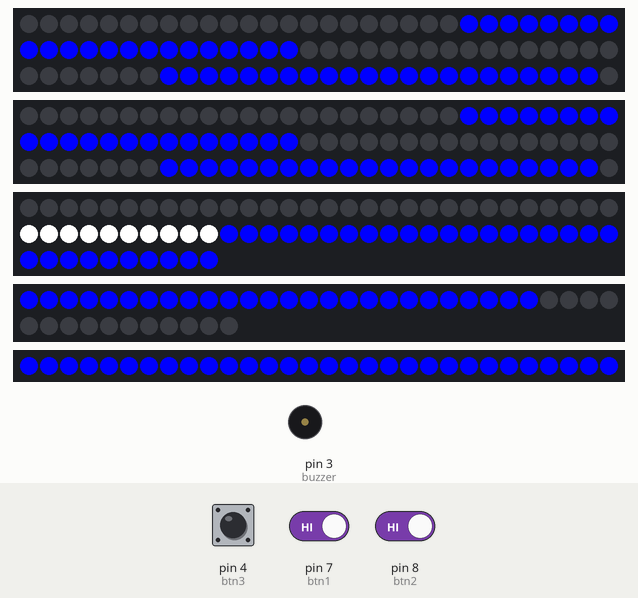
Simulated run of this sketch. Board: Arduino Uno, built with avr-gcc and run on an emulated ATmega328P. On the bench: 2 × 90 RGB LEDs in strip order, left to right, continuing on the next row, 70 RGB LEDs in strip order, left to right, continuing on the next row, 41 RGB LEDs in strip order, left to right, continuing on the next row, 30 RGB LEDs in strip order, left to right, buzzer (waves = sounding). The inputs (shaded band) are chosen by the test bench; at power-on: pin 4 (btn3) HIGH, pin 7 (btn1) HIGH, pin 8 (btn2) HIGH. Dim RGB values are drawn brighter than linear.

Above: at 4.47 s.
4.9 s: pin 4 (btn3) pulled LOW for 1 s
At 5.71 s:
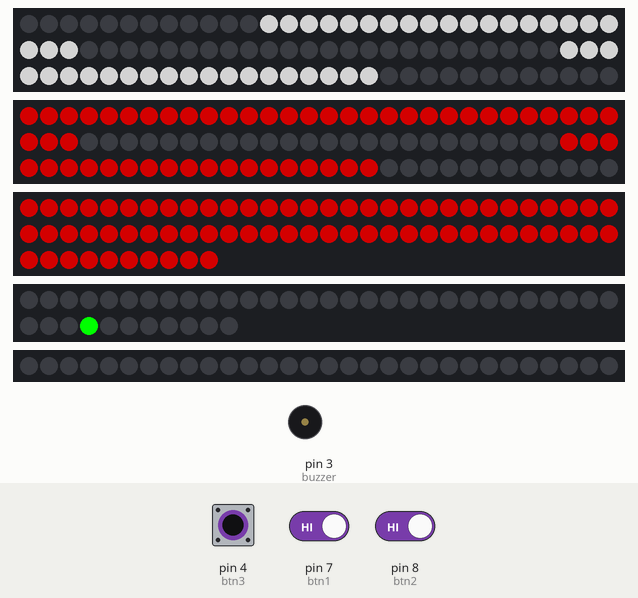
7.7 s: pin 4 (btn3) pulled LOW for 0.15 s
At 8.08 s:
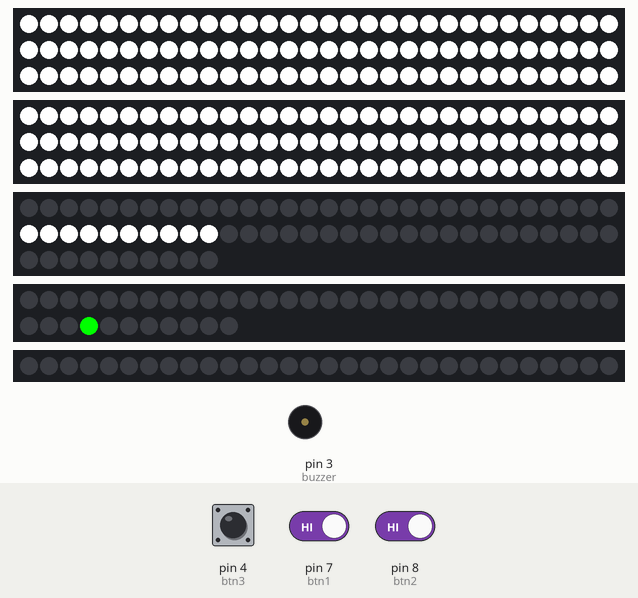
10.8 s: pin 4 (btn3) pulled LOW for 3.2 s
At 12.9 s:
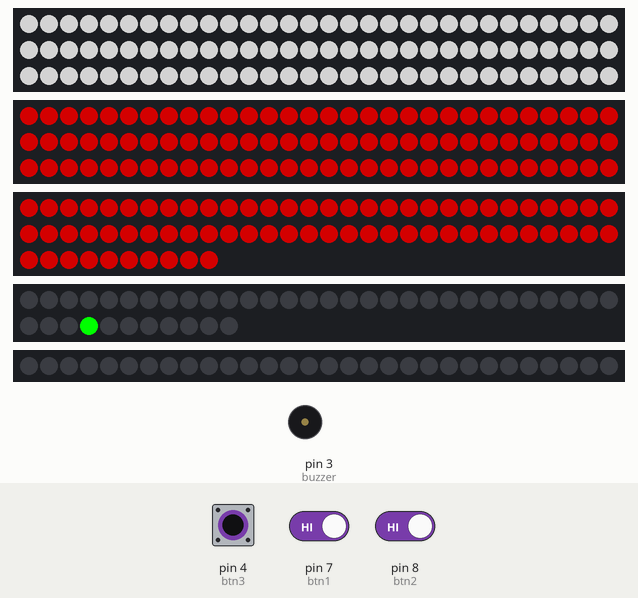
15.5 s: pin 4 (btn3) driven LOW and pin 7 (btn1) driven LOW and pin 8 (btn2) driven LOW
At 16.73 s:
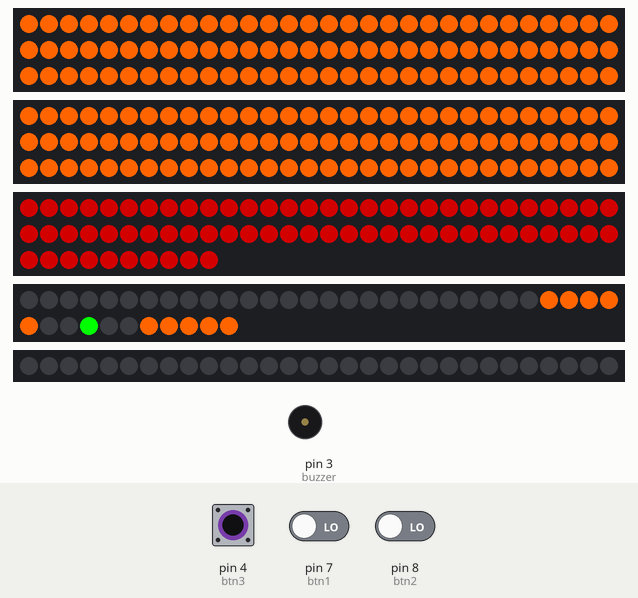
18.0 s: pin 7 (btn1) driven HIGH
At 19.71 s:
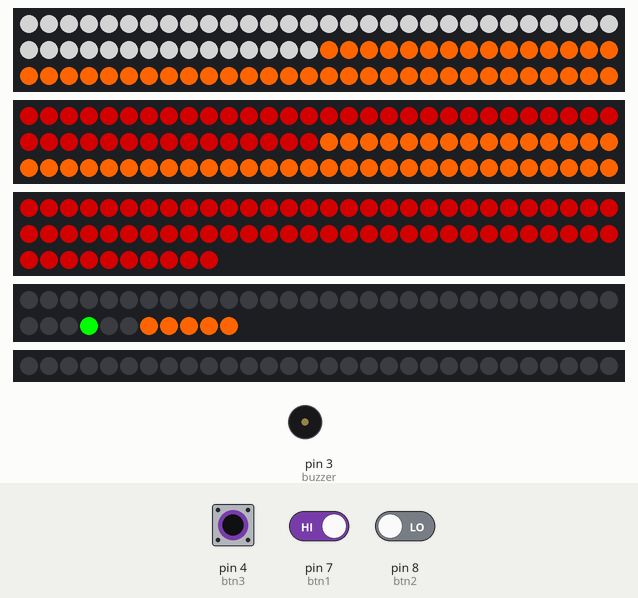
21.0 s: pin 4 (btn3) driven HIGH
At 22.98 s:
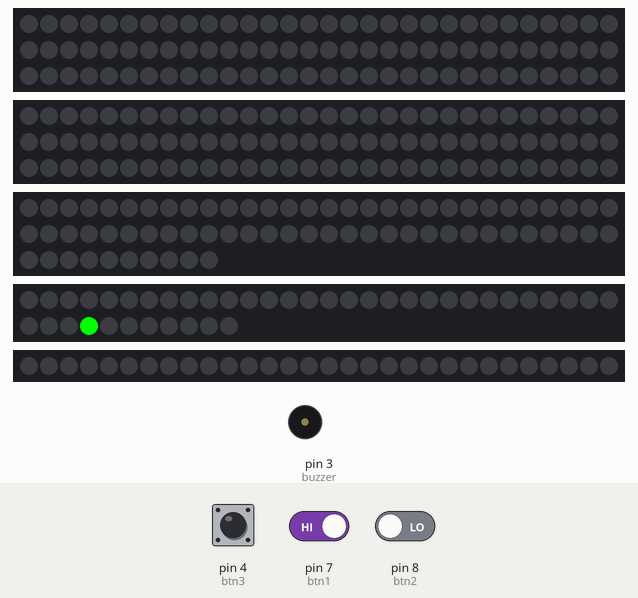
Timing chart, 0 to 24.5 s (numbered marks = the images above; inputs shaded):
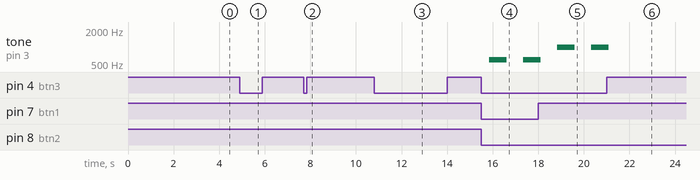

Measured:
- after the input at 4.9 s, the LEDs: first differ from a run without the input after 0.39 s (image 1 shows a later state)
- after the input at 7.7 s, the LEDs: change after 0.24 s (image 2)
- after the input at 10.8 s, the LEDs: first differ from a run without the input after 0.45 s (image 3 shows a later state)
- after the input at 15.5 s, tone on pin 3 (buzzer): silent → 600 Hz after 0.35 s, → silent 0.76 s later, → 600 Hz 0.73 s later; the LEDs: first differ from a run without the input after 0.44 s (image 4 shows a later state)
- after the input at 18.0 s, the LEDs: first differ from a run without the input after 1.0 s (image 5 shows a later state)
- after the input at 21.0 s, tone on pin 3 (buzzer): goes on until 21.1 s, then stays silent; the LEDs: first differ from a run without the input after 1.0 s (image 6 shows a later state)

The sketch:

sketch_feb13a.ino
```cpp
#include <FastLED.h>

//predni
#define LED_PIN_1 5
#define NUM_LEDS_1 90

//zadni
#define LED_PIN_2 6
#define NUM_LEDS_2 90

//kufr
#define LED_PIN_3 11
#define NUM_LEDS_3 70

//přední blatník + info HUD
#define LED_PIN_4 9
#define NUM_LEDS_4 41

//zadní blatník
#define LED_PIN_5 10
#define NUM_LEDS_5 30

CRGB leds_1[NUM_LEDS_1];
CRGB leds_2[NUM_LEDS_2];
CRGB leds_3[NUM_LEDS_3];
CRGB leds_4[NUM_LEDS_4];
CRGB leds_5[NUM_LEDS_5];

int brightness = 255;
const int btn1 = 7;
const int btn2 = 8;
const int btn3 = 4;

const int buzzer = 3;

const float br = 0.5;
const float br2 = 1;

const CRGB RGBsvetla_zadni(255 * br, 0 * br, 0 * br);
const CRGB RGBsvetla_predni(255 * br, 255 * br, 255 * br);
const CRGB RGBsvetla_blinkr(255 * 1, 100 * 1, 0 * 1);

void setup() {
  FastLED.addLeds<WS2812, LED_PIN_1, GRB>(leds_1, NUM_LEDS_1);
  FastLED.addLeds<WS2812, LED_PIN_2, GRB>(leds_2, NUM_LEDS_2);
  FastLED.addLeds<WS2812, LED_PIN_3, GRB>(leds_3, NUM_LEDS_3);
  FastLED.addLeds<WS2812, LED_PIN_4, GRB>(leds_4, NUM_LEDS_4);
  FastLED.addLeds<WS2812, LED_PIN_5, GRB>(leds_5, NUM_LEDS_5);
  FastLED.setBrightness(brightness);
  fill_solid(leds_1, NUM_LEDS_1, CRGB::Black);
  fill_solid(leds_2, NUM_LEDS_2, CRGB::Black);
  fill_solid(leds_3, NUM_LEDS_3, CRGB::Black);
  fill_solid(leds_4, NUM_LEDS_4, CRGB::Black);
  fill_solid(leds_5, NUM_LEDS_5, CRGB::Black);


  FastLED.show();
  pinMode(btn1, INPUT_PULLUP);
  pinMode(btn2, INPUT_PULLUP);
  pinMode(btn3, INPUT_PULLUP);

  pinMode(buzzer, OUTPUT);
  Serial.begin(9600);

  zapinaci_animace();
}

void loop() {

  if (digitalRead(btn3) == 1) {
    //mod 1
    for (int a = 0; a < 5; a++) {
      for (int i = 0; i <= 3; i++) {
        if (digitalRead(btn3) == 0) {
          a = 9999;
          i = 9999;
        }

        fill_solid(leds_1, NUM_LEDS_1 / 4, CRGB(255 * br2, 0, 0));
        fill_solid(leds_1 + NUM_LEDS_1 / 2, NUM_LEDS_1 / 4, CRGB(255 * br2, 0, 0));

        fill_solid(leds_2, NUM_LEDS_2 / 4, CRGB(255 * br2, 0, 0));
        fill_solid(leds_2 + NUM_LEDS_2 / 2, NUM_LEDS_2 / 4, CRGB(255 * br2, 0, 0));

        fill_solid(leds_3, (NUM_LEDS_3 / 2) - 5, CRGB(255 * br2, 0, 0));
        fill_solid(leds_3 + (NUM_LEDS_3 / 2) - 5, 10, CRGB(255 * br2, 255 * br2, 255 * br2));

        fill_solid(leds_4, 26, CRGB(255 * br2, 0, 0));

        fill_solid(leds_5, 30, CRGB(255 * br2, 0, 0));
        FastLED.show();
        delay(30);
        fill_solid(leds_1, NUM_LEDS_1, CRGB::Black);

        fill_solid(leds_2, NUM_LEDS_2, CRGB::Black);

        fill_solid(leds_3, NUM_LEDS_3, CRGB::Black);

        fill_solid(leds_4, 26, CRGB::Black);

        fill_solid(leds_5, 30, CRGB::Black);
        FastLED.show();
        delay(30);
      }
      delay(50);
      for (int i = 0; i <= 3; i++) {
        if (digitalRead(btn3) == 0) {
          a = 9999;
          i = 9999;
        }

        fill_solid(leds_1 + NUM_LEDS_1 / 4, NUM_LEDS_1 / 4, CRGB(0, 0, 255 * br2));
        fill_solid(leds_1 + (NUM_LEDS_1 / 2 + NUM_LEDS_1 / 4), NUM_LEDS_1 / 4, CRGB(0, 0, 255 * br2));

        fill_solid(leds_2 + NUM_LEDS_2 / 4, NUM_LEDS_2 / 4, CRGB(0, 0, 255 * br2));
        fill_solid(leds_2 + (NUM_LEDS_2 / 2 + NUM_LEDS_2 / 4), NUM_LEDS_2 / 4, CRGB(0, 0, 255 * br2));

        fill_solid(leds_3 + (NUM_LEDS_3 / 2) + 5, (NUM_LEDS_3 / 2) - 5, CRGB(0, 0, 255 * br2));
        fill_solid(leds_3 + (NUM_LEDS_3 / 2) - 5, 10, CRGB(255 * br2, 255 * br2, 255 * br2));

        fill_solid(leds_4, 26, CRGB(0, 0, 255 * br2));

        fill_solid(leds_5, 30, CRGB(0, 0, 255 * br2));
        FastLED.show();
        delay(30);
        fill_solid(leds_1, NUM_LEDS_1, CRGB::Black);

        fill_solid(leds_2, NUM_LEDS_2, CRGB::Black);

        fill_solid(leds_3, NUM_LEDS_3, CRGB::Black);

        fill_solid(leds_4, 26, CRGB::Black);

        fill_solid(leds_5, 30, CRGB::Black);
        FastLED.show();
        delay(30);
      }
    }

    //bila zmena
    for (int i = 0; i <= 3; i++) {
      if (digitalRead(btn3) == 0) {
          i = 9999;
        }

      fill_solid(leds_1, NUM_LEDS_1, CRGB(255 * br2, 255 * br2, 255 * br2));

      fill_solid(leds_2, NUM_LEDS_2, CRGB(255 * br2, 255 * br2, 255 * br2));

      fill_solid(leds_3 + (NUM_LEDS_3 / 2) - 5, 10, CRGB(255 * br2, 255 * br2, 255 * br2));
      FastLED.show();
      delay(30);
      fill_solid(leds_1, NUM_LEDS_1, CRGB::Black);

      fill_solid(leds_2, NUM_LEDS_2, CRGB::Black);

      fill_solid(leds_3, NUM_LEDS_3, CRGB::Black);
      FastLED.show();
      delay(30);
    }
  } else {

    //varovn blinkr
    if (digitalRead(btn1) == 0 && digitalRead(btn2) == 0) {
      tone(buzzer, 600);
      fill_solid(leds_3, 90, RGBsvetla_zadni);
      for (int i = 0; i <= 21; i++) {
        leds_1[22] = RGBsvetla_blinkr;
        leds_1[21 - i] = RGBsvetla_blinkr;
        leds_1[23 + i] = RGBsvetla_blinkr;
        leds_2[22] = RGBsvetla_blinkr;
        leds_2[21 - i] = RGBsvetla_blinkr;
        leds_2[23 + i] = RGBsvetla_blinkr;

        leds_1[45 + 22] = RGBsvetla_blinkr;
        leds_1[45 + 21 - i] = RGBsvetla_blinkr;
        leds_1[45 + 23 + i] = RGBsvetla_blinkr;
        leds_2[45 + 22] = RGBsvetla_blinkr;
        leds_2[45 + 21 - i] = RGBsvetla_blinkr;
        leds_2[45 + 23 + i] = RGBsvetla_blinkr;

        if (i <= 9) {
          if (i % 2 == 0) {
            leds_4[30 - (i / 2)] = RGBsvetla_blinkr;
            leds_4[36 + (i / 2)] = RGBsvetla_blinkr;
          }
        }
        FastLED.show();
        delay(20);
      }
      delay(25);
      noTone(buzzer);
      for (int i = 0; i <= 21; i++) {
        leds_1[22] = CRGB(0, 0, 0);
        leds_1[21 - i] = CRGB(0, 0, 0);
        leds_1[23 + i] = CRGB(0, 0, 0);
        leds_1[45 + 22] = CRGB(0, 0, 0);
        leds_1[45 + 21 - i] = CRGB(0, 0, 0);
        leds_1[45 + 23 + i] = CRGB(0, 0, 0);
        leds_2[22] = CRGB(0, 0, 0);
        leds_2[21 - i] = CRGB(0, 0, 0);
        leds_2[23 + i] = CRGB(0, 0, 0);
        leds_2[45 + 22] = CRGB(0, 0, 0);
        leds_2[45 + 21 - i] = CRGB(0, 0, 0);
        leds_2[45 + 23 + i] = CRGB(0, 0, 0);

        if (i <= 9) {
          if (i % 2 == 0) {
            leds_4[30 - (i / 2)] = CRGB(0, 0, 0);
            leds_4[36 + (i / 2)] = CRGB(0, 0, 0);
          }
        }
        FastLED.show();
        delay(15);
      }
      delay(100);

    }
    //levy blinkr
    else if (digitalRead(btn1) == 0) {
      tone(buzzer, 1000);
      for (int i = 0; i <= 21; i++) {
        if (digitalRead(btn2) == 1) {
          leds_1[22] = RGBsvetla_blinkr;
          leds_1[21 - i] = RGBsvetla_blinkr;
          leds_1[23 + i] = RGBsvetla_blinkr;
          leds_2[22] = RGBsvetla_blinkr;
          leds_2[21 - i] = RGBsvetla_blinkr;
          leds_2[23 + i] = RGBsvetla_blinkr;

          if (i <= 9) {
            if (i % 2 == 0) {
              leds_4[30 - (i / 2)] = RGBsvetla_blinkr;
            }
          }

          if (digitalRead(btn3) == 0) {
            leds_1[45 + 22] = RGBsvetla_predni;
            leds_1[45 + 21 - i] = RGBsvetla_predni;
            leds_1[45 + 23 + i] = RGBsvetla_predni;
            leds_2[45 + 22] = RGBsvetla_zadni;
            leds_2[45 + 21 - i] = RGBsvetla_zadni;
            leds_2[45 + 23 + i] = RGBsvetla_zadni;
            fill_solid(leds_3, 90, RGBsvetla_zadni);
            leds_4[33] = CRGB(0, 255, 0);
          }
          FastLED.show();
          delay(20);
        } else {
          fill_solid(leds_1, 45, CRGB::Black);
          fill_solid(leds_2, 45, CRGB::Black);
          fill_solid(leds_3, 90, CRGB::Black);
          leds_4[33] = CRGB(0, 0, 0);
          FastLED.show();
        }
      }
      delay(25);
      noTone(buzzer);
      for (int i = 0; i <= 21; i++) {
        if (digitalRead(btn2) == 1) {
          leds_1[22] = CRGB(0, 0, 0);
          leds_1[21 - i] = CRGB(0, 0, 0);
          leds_1[23 + i] = CRGB(0, 0, 0);
          leds_2[22] = CRGB(0, 0, 0);
          leds_2[21 - i] = CRGB(0, 0, 0);
          leds_2[23 + i] = CRGB(0, 0, 0);

          if (i <= 9) {
            if (i % 2 == 0) {
              leds_4[30 - (i / 2)] = CRGB(0, 0, 0);
            }
          }
          fill_solid(leds_3, 90, RGBsvetla_zadni);
          FastLED.show();
          delay(15);
        } else {
          fill_solid(leds_1, 45, CRGB::Black);
          fill_solid(leds_2, 45, CRGB::Black);
          fill_solid(leds_3, 90, CRGB::Black);
          leds_4[33] = CRGB(0, 0, 0);
          FastLED.show();
        }
      }
      delay(100);
    }

    //pravý blinkr
    else if (digitalRead(btn2) == 0) {
      tone(buzzer, 1000);
      for (int i = 0; i <= 21; i++) {
        if (digitalRead(btn1) == 1) {
          leds_1[45 + 22] = RGBsvetla_blinkr;
          leds_1[45 + 21 - i] = RGBsvetla_blinkr;
          leds_1[45 + 23 + i] = RGBsvetla_blinkr;
          leds_2[45 + 22] = RGBsvetla_blinkr;
          leds_2[45 + 21 - i] = RGBsvetla_blinkr;
          leds_2[45 + 23 + i] = RGBsvetla_blinkr;

          if (i <= 9) {
            if (i % 2 == 0) {
              leds_4[36 + (i / 2)] = RGBsvetla_blinkr;
            }
          }

          if (digitalRead(btn3) == 0) {
            leds_1[22] = RGBsvetla_predni;
            leds_1[21 - i] = RGBsvetla_predni;
            leds_1[23 + i] = RGBsvetla_predni;
            leds_2[22] = RGBsvetla_zadni;
            leds_2[21 - i] = RGBsvetla_zadni;
            leds_2[23 + i] = RGBsvetla_zadni;
            fill_solid(leds_3, 90, RGBsvetla_zadni);
            leds_4[33] = CRGB(0, 255, 0);
          }
          FastLED.show();
          delay(20);
        } else {
          fill_solid(leds_1 + 45, 45, CRGB::Black);
          fill_solid(leds_2 + 45, 45, CRGB::Black);
          fill_solid(leds_3, 90, CRGB::Black);
          leds_4[33] = CRGB(0, 0, 0);
          FastLED.show();
        }
      }
      delay(25);
      noTone(buzzer);
      for (int i = 0; i <= 21; i++) {
        if (digitalRead(btn1) == 1) {
          leds_1[45 + 22] = CRGB(0, 0, 0);
          leds_1[45 + 21 - i] = CRGB(0, 0, 0);
          leds_1[45 + 23 + i] = CRGB(0, 0, 0);
          leds_2[45 + 22] = CRGB(0, 0, 0);
          leds_2[45 + 21 - i] = CRGB(0, 0, 0);
          leds_2[45 + 23 + i] = CRGB(0, 0, 0);

          if (i <= 9) {
            if (i % 2 == 0) {
              leds_4[36 + (i / 2)] = CRGB(0, 0, 0);
            }
          }

          fill_solid(leds_3, 90, RGBsvetla_zadni);
          FastLED.show();
          delay(15);
        } else {
          fill_solid(leds_1 + 45, 45, CRGB::Black);
          fill_solid(leds_2 + 45, 45, CRGB::Black);
          fill_solid(leds_3, 90, CRGB::Black);
          leds_4[33] = CRGB(0, 0, 0);
          FastLED.show();
        }
      }
      delay(100);
    }

    //červené svetla
    else if (digitalRead(btn3) == 0) {
      for (int i = 0; i <= 21; i++) {
        if (digitalRead(btn1) == 1 && digitalRead(btn2) == 1 && digitalRead(btn3) == 0) {
          leds_1[22] = RGBsvetla_predni;
          leds_1[21 - i] = RGBsvetla_predni;
          leds_1[23 + i] = RGBsvetla_predni;
          leds_2[22] = RGBsvetla_zadni;
          leds_2[21 - i] = RGBsvetla_zadni;
          leds_2[23 + i] = RGBsvetla_zadni;

          leds_1[45 + 22] = RGBsvetla_predni;
          leds_1[45 + 21 - i] = RGBsvetla_predni;
          leds_1[45 + 23 + i] = RGBsvetla_predni;
          leds_2[45 + 22] = RGBsvetla_zadni;
          leds_2[45 + 21 - i] = RGBsvetla_zadni;
          leds_2[45 + 23 + i] = RGBsvetla_zadni;
          fill_solid(leds_3, 90, RGBsvetla_zadni);
          leds_4[33] = CRGB(0, 255, 0);
          FastLED.show();

          delay(30);
        }
      }
    } else {
      fill_solid(leds_1, 90, CRGB::Black);
      fill_solid(leds_2, 90, CRGB::Black);
      fill_solid(leds_3, 90, CRGB::Black);
      leds_4[33] = CRGB(0, 0, 0);
      FastLED.show();
    }
  }
}


void zapinaci_animace() {
  //uvod blinkry:
  for (int i = 0; i <= 21; i++) {
    leds_1[22] = RGBsvetla_blinkr;
    leds_1[21 - i] = RGBsvetla_blinkr;
    leds_1[23 + i] = RGBsvetla_blinkr;
    leds_2[22] = RGBsvetla_blinkr;
    leds_2[21 - i] = RGBsvetla_blinkr;
    leds_2[23 + i] = RGBsvetla_blinkr;


    leds_1[45 + 22] = RGBsvetla_blinkr;
    leds_1[45 + 21 - i] = RGBsvetla_blinkr;
    leds_1[45 + 23 + i] = RGBsvetla_blinkr;
    leds_2[45 + 22] = RGBsvetla_blinkr;
    leds_2[45 + 21 - i] = RGBsvetla_blinkr;
    leds_2[45 + 23 + i] = RGBsvetla_blinkr;

    if (i <= 9) {
      if (i % 2 == 0) {
        leds_4[30 - (i / 2)] = RGBsvetla_blinkr;
        leds_4[36 + (i / 2)] = RGBsvetla_blinkr;
      }
    }
    FastLED.show();
    delay(5);
  }
  delay(20);
  for (int i = 0; i <= 21; i++) {
    leds_1[22] = CRGB(0, 0, 0);
    leds_1[21 - i] = CRGB(0, 0, 0);
    leds_1[23 + i] = CRGB(0, 0, 0);
    leds_1[45 + 22] = CRGB(0, 0, 0);
    leds_1[45 + 21 - i] = CRGB(0, 0, 0);
    leds_1[45 + 23 + i] = CRGB(0, 0, 0);
    leds_2[22] = CRGB(0, 0, 0);
    leds_2[21 - i] = CRGB(0, 0, 0);
    leds_2[23 + i] = CRGB(0, 0, 0);
    leds_2[45 + 22] = CRGB(0, 0, 0);
    leds_2[45 + 21 - i] = CRGB(0, 0, 0);
    leds_2[45 + 23 + i] = CRGB(0, 0, 0);

    if (i <= 9) {
      if (i % 2 == 0) {
        leds_4[30 - (i / 2)] = CRGB(0, 0, 0);
        leds_4[36 + (i / 2)] = CRGB(0, 0, 0);
      }
    }
    FastLED.show();
    delay(5);
  }
  delay(50);
  for (int i = 0; i <= 21; i++) {
    leds_1[22] = RGBsvetla_blinkr;
    leds_1[21 - i] = RGBsvetla_blinkr;
    leds_1[23 + i] = RGBsvetla_blinkr;
    leds_2[22] = RGBsvetla_blinkr;
    leds_2[21 - i] = RGBsvetla_blinkr;
    leds_2[23 + i] = RGBsvetla_blinkr;


    leds_1[45 + 22] = RGBsvetla_blinkr;
    leds_1[45 + 21 - i] = RGBsvetla_blinkr;
    leds_1[45 + 23 + i] = RGBsvetla_blinkr;
    leds_2[45 + 22] = RGBsvetla_blinkr;
    leds_2[45 + 21 - i] = RGBsvetla_blinkr;
    leds_2[45 + 23 + i] = RGBsvetla_blinkr;

    if (i <= 9) {
      if (i % 2 == 0) {
        leds_4[30 - (i / 2)] = RGBsvetla_blinkr;
        leds_4[36 + (i / 2)] = RGBsvetla_blinkr;
      }
    }
    FastLED.show();
    delay(5);
  }
  delay(20);
  for (int i = 0; i <= 21; i++) {
    leds_1[22] = CRGB(0, 0, 0);
    leds_1[21 - i] = CRGB(0, 0, 0);
    leds_1[23 + i] = CRGB(0, 0, 0);
    leds_1[45 + 22] = CRGB(0, 0, 0);
    leds_1[45 + 21 - i] = CRGB(0, 0, 0);
    leds_1[45 + 23 + i] = CRGB(0, 0, 0);
    leds_2[22] = CRGB(0, 0, 0);
    leds_2[21 - i] = CRGB(0, 0, 0);
    leds_2[23 + i] = CRGB(0, 0, 0);
    leds_2[45 + 22] = CRGB(0, 0, 0);
    leds_2[45 + 21 - i] = CRGB(0, 0, 0);
    leds_2[45 + 23 + i] = CRGB(0, 0, 0);

    if (i <= 9) {
      if (i % 2 == 0) {
        leds_4[30 - (i / 2)] = CRGB(0, 0, 0);
        leds_4[36 + (i / 2)] = CRGB(0, 0, 0);
      }
    }
    FastLED.show();
    delay(5);
  }
  for (int i = 0; i <= 21; i++) {
    leds_1[22] = RGBsvetla_predni;
    leds_1[21 - i] = RGBsvetla_predni;
    leds_1[23 + i] = RGBsvetla_predni;
    leds_2[22] = RGBsvetla_zadni;
    leds_2[21 - i] = RGBsvetla_zadni;
    leds_2[23 + i] = RGBsvetla_zadni;

    leds_1[45 + 22] = RGBsvetla_predni;
    leds_1[45 + 21 - i] = RGBsvetla_predni;
    leds_1[45 + 23 + i] = RGBsvetla_predni;
    leds_2[45 + 22] = RGBsvetla_zadni;
    leds_2[45 + 21 - i] = RGBsvetla_zadni;
    leds_2[45 + 23 + i] = RGBsvetla_zadni;
    fill_solid(leds_3, 90, RGBsvetla_zadni);
    FastLED.show();

    delay(30);
  }
  for (int i = 21; i >= 0; i--) {
    // leds_1[22] = CRGB(0, 0, 0);
    leds_1[21 - i] = CRGB(0, 0, 0);
    leds_1[23 + i] = CRGB(0, 0, 0);
    leds_2[21 - i] = CRGB(0, 0, 0);
    leds_2[23 + i] = CRGB(0, 0, 0);

    // leds_1[45 + 22] = CRGB(0, 0, 0);
    leds_1[45 + 21 - i] = CRGB(0, 0, 0);
    leds_1[45 + 23 + i] = CRGB(0, 0, 0);
    // leds_2[45 + 22] = CRGB(0, 0, 0);
    leds_2[45 + 21 - i] = CRGB(0, 0, 0);
    leds_2[45 + 23 + i] = CRGB(0, 0, 0);
    fill_solid(leds_3, 90, CRGB(0, 0, 0));
    FastLED.show();

    delay(30);
  }
}
```
